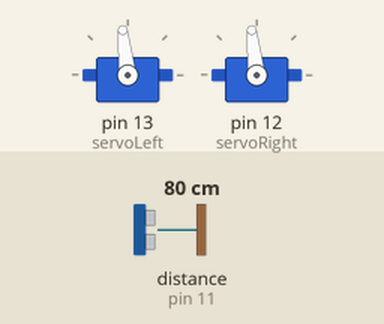
A sketch run on a simulated Arduino Uno, built with avr-gcc and run on an emulated ATmega328P. On the bench: 2 × servo. Wiring (inferred from the names in the program): ultrasonic range finder: trigger pin 11; echo pin 11. The test bench sets the inputs (shaded band); at power-on: distance to the obstacle (sensor on pin 11) 80 cm. The echo pulse lasts 58.3 µs per cm; what the sketch prints to the serial monitor is not drawn.

Above: at 0.1 s.
Timing chart, 0 to 10.8 s (numbered marks = the images above):
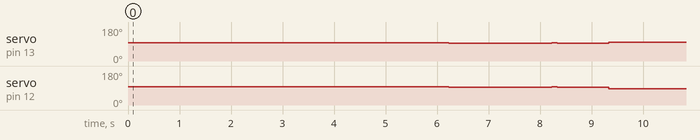

The sketch:

upg10.ino
```cpp
#include <Servo.h>

// Start measuring time
unsigned long startTime = millis();

// Define pin for ping-sensor
int pingPin = 11;

Servo servoLeft;
Servo servoRight;

//---------------------Setup------------------------//
void setup() {
  Serial.begin(9600);

  // Define pin for left and right servo and attach
  servoLeft.attach(13);
  servoRight.attach(12);

  float spinTimeReturned = spin();
  Serial.println("\n");
  Serial.println(spinTimeReturned);

  servoLeft.writeMicroseconds(1500);
  servoRight.writeMicroseconds(1500);
  delay(2000);

  drive(spinTimeReturned);

}
//----------------------Loop-----------------------.//
void loop()
{


}

//-------------------Functions----------------------//

float spin() {
  long duration, cm;

  servoLeft.writeMicroseconds(1530);
  servoRight.writeMicroseconds(1530);

  float startTime = millis();
  float currentTime = millis();
  int i = 0;

  float distance[80] = {};
  float times[80] = {};
  float elapsedTime;

  while (currentTime-startTime < 6150)
  {

    pinMode(pingPin, OUTPUT);
    digitalWrite(pingPin, LOW);
    delayMicroseconds(2);
    digitalWrite(pingPin,HIGH);
    delayMicroseconds(5);
    digitalWrite(pingPin, LOW);

    pinMode(pingPin, INPUT);
    duration = pulseIn(pingPin, HIGH);

    cm = duration / 29 /2;

    delay(100);

    currentTime = millis();
    elapsedTime = currentTime - startTime;

    distance[i] = cm;
    times[i] = elapsedTime;

    /*
    Serial.print(i);
    Serial.print("\t");
    Serial.print(distance[i]);
    Serial.print("\t");
    Serial.print(times[i]);
    Serial.print("\n");
    */

    i = i +1;
  }

  float maxValue = 0;
  float spinTime = 0;
  float valueCheck;

  for (int j=0; j < i; j++)         // time of spin at max distance
    {
      valueCheck = distance[j];

      if (valueCheck > maxValue)
      {
        maxValue = valueCheck;
        spinTime = times[j];
      }
   }
  return spinTime;
}


float drive(float spinTime)
{
  long duration, cm;

  servoLeft.writeMicroseconds(1530);
  servoRight.writeMicroseconds(1530);
  delay(spinTime);

  servoLeft.writeMicroseconds(1500);
  servoRight.writeMicroseconds(1500);
  delay(1000);

  servoLeft.writeMicroseconds(1575);    // Set Left servo speed
  servoRight.writeMicroseconds(1425);   // Set Right servo speed

  cm = 1000;

  while(cm > 30)
  {
    pinMode(pingPin, OUTPUT);
    digitalWrite(pingPin, LOW);
    delayMicroseconds(2);
    digitalWrite(pingPin,HIGH);
    delayMicroseconds(5);
    digitalWrite(pingPin, LOW);

    pinMode(pingPin, INPUT);
    duration = pulseIn(pingPin, HIGH);

    cm = duration / 29 /2;
    delay(100);
  }
    servoLeft.writeMicroseconds(1500);
    servoRight.writeMicroseconds(1500);
    delay(1000);
}
```

Measured:
- by itself, servo on pin 13 (servoLeft): 96° → 93° at 6.2 s, → 96° 2.0 s later, → 93° 0.11 s later, → 100° 1.0 s later
- by itself, servo on pin 12 (servoRight): 96° → 93° at 6.2 s, → 96° 2.0 s later, → 93° 0.11 s later, → 85° 1.0 s later
